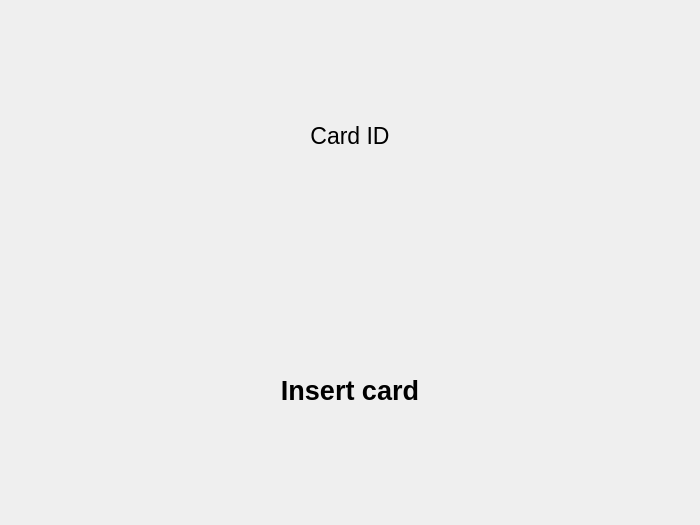
<?xml version="1.0" encoding="UTF-8"?>
<ui version="4.0">
 <class>Dialog</class>
 <widget class="QDialog" name="Dialog">
  <property name="geometry">
   <rect>
    <x>0</x>
    <y>0</y>
    <width>700</width>
    <height>525</height>
   </rect>
  </property>
  <property name="windowTitle">
   <string>Dialog</string>
  </property>
  <layout class="QVBoxLayout" name="verticalLayout_2">
   <item>
    <layout class="QVBoxLayout" name="verticalLayout">
     <item>
      <widget class="QLabel" name="num">
       <property name="font">
        <font>
         <pointsize>17</pointsize>
         <weight>50</weight>
         <bold>false</bold>
        </font>
       </property>
       <property name="frameShape">
        <enum>QFrame::NoFrame</enum>
       </property>
       <property name="text">
        <string>Card ID</string>
       </property>
       <property name="alignment">
        <set>Qt::AlignCenter</set>
       </property>
      </widget>
     </item>
     <item>
      <widget class="QLabel" name="label">
       <property name="font">
        <font>
         <pointsize>20</pointsize>
         <weight>75</weight>
         <bold>true</bold>
        </font>
       </property>
       <property name="text">
        <string>Insert card</string>
       </property>
       <property name="alignment">
        <set>Qt::AlignCenter</set>
       </property>
      </widget>
     </item>
    </layout>
   </item>
  </layout>
 </widget>
 <resources/>
 <connections/>
</ui>
